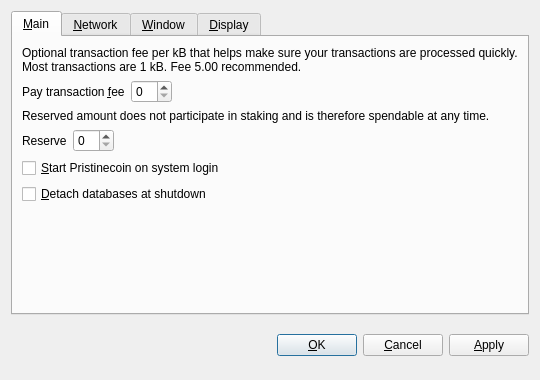
<?xml version="1.0" encoding="UTF-8"?>
<ui version="4.0">
 <class>OptionsDialog</class>
 <widget class="QDialog" name="OptionsDialog">
  <property name="geometry">
   <rect>
    <x>0</x>
    <y>0</y>
    <width>540</width>
    <height>380</height>
   </rect>
  </property>
  <property name="windowTitle">
   <string>Options</string>
  </property>
  <property name="modal">
   <bool>true</bool>
  </property>
  <layout class="QVBoxLayout" name="verticalLayout">
   <item>
    <widget class="QTabWidget" name="tabWidget">
     <property name="tabPosition">
      <enum>QTabWidget::North</enum>
     </property>
     <property name="currentIndex">
      <number>0</number>
     </property>
     <widget class="QWidget" name="tabMain">
      <attribute name="title">
       <string>&amp;Main</string>
      </attribute>
      <layout class="QVBoxLayout" name="verticalLayout_Main">
       <item>
        <widget class="QLabel" name="transactionFeeInfoLabel">
         <property name="text">
          <string>Optional transaction fee per kB that helps make sure your transactions are processed quickly. Most transactions are 1 kB. Fee 5.00 recommended.</string>
         </property>
         <property name="textFormat">
          <enum>Qt::PlainText</enum>
         </property>
         <property name="wordWrap">
          <bool>true</bool>
         </property>
        </widget>
       </item>
       <item>
        <layout class="QHBoxLayout" name="horizontalLayoutFee">
         <item>
          <widget class="QLabel" name="transactionFeeLabel">
           <property name="text">
            <string>Pay transaction &amp;fee</string>
           </property>
           <property name="textFormat">
            <enum>Qt::PlainText</enum>
           </property>
           <property name="buddy">
            <cstring>transactionFee</cstring>
           </property>
          </widget>
         </item>
         <item>
          <widget class="BitcoinAmountField" name="transactionFee"/>
         </item>
         <item>
          <spacer name="horizontalSpacerFee">
           <property name="orientation">
            <enum>Qt::Horizontal</enum>
           </property>
           <property name="sizeHint" stdset="0">
            <size>
             <width>40</width>
             <height>20</height>
            </size>
           </property>
          </spacer>
         </item>
        </layout>
       </item>
       <item>
        <widget class="QLabel" name="reserveBalanceInfoLabel">
         <property name="text">
          <string>Reserved amount does not participate in staking and is therefore spendable at any time.</string>
         </property>
         <property name="textFormat">
          <enum>Qt::PlainText</enum>
         </property>
         <property name="wordWrap">
          <bool>true</bool>
         </property>
        </widget>
       </item>
       <item>
        <layout class="QHBoxLayout" name="horizontalLayoutReserveBalance">
         <item>
          <widget class="QLabel" name="reserveBalanceLabel">
           <property name="text">
            <string>Reserve</string>
           </property>
           <property name="textFormat">
            <enum>Qt::PlainText</enum>
           </property>
           <property name="buddy">
            <cstring>reserveBalance</cstring>
           </property>
          </widget>
         </item>
         <item>
          <widget class="BitcoinAmountField" name="reserveBalance"/>
         </item>
         <item>
          <spacer name="horizontalSpacerReserveBalance">
           <property name="orientation">
            <enum>Qt::Horizontal</enum>
           </property>
           <property name="sizeHint" stdset="0">
            <size>
             <width>40</width>
             <height>20</height>
            </size>
           </property>
          </spacer>
         </item>
        </layout>
       </item>
       <item>
        <widget class="QCheckBox" name="bitcoinAtStartup">
         <property name="toolTip">
          <string>Automatically start Pristinecoin after logging in to the system.</string>
         </property>
         <property name="text">
          <string>&amp;Start Pristinecoin on system login</string>
         </property>
        </widget>
       </item>
       <item>
        <widget class="QCheckBox" name="detachDatabases">
         <property name="toolTip">
          <string>Detach block and address databases at shutdown. This means they can be moved to another data directory, but it slows down shutdown. The wallet is always detached.</string>
         </property>
         <property name="text">
          <string>&amp;Detach databases at shutdown</string>
         </property>
        </widget>
       </item>
       <item>
        <spacer name="verticalSpacer_Main">
         <property name="orientation">
          <enum>Qt::Vertical</enum>
         </property>
         <property name="sizeHint" stdset="0">
          <size>
           <width>20</width>
           <height>40</height>
          </size>
         </property>
        </spacer>
       </item>
      </layout>
     </widget>
     <widget class="QWidget" name="tabNetwork">
      <attribute name="title">
       <string>&amp;Network</string>
      </attribute>
      <layout class="QVBoxLayout" name="verticalLayout_Network">
       <item>
        <widget class="QCheckBox" name="mapPortUpnp">
         <property name="toolTip">
          <string>Automatically open the Pristinecoin client port on the router. This only works when your router supports UPnP and it is enabled.</string>
         </property>
         <property name="text">
          <string>Map port using &amp;UPnP</string>
         </property>
        </widget>
       </item>
       <item>
        <widget class="QCheckBox" name="connectSocks">
         <property name="toolTip">
          <string>Connect to the Pristinecoin network through a SOCKS proxy (e.g. when connecting through Tor).</string>
         </property>
         <property name="text">
          <string>&amp;Connect through SOCKS proxy:</string>
         </property>
        </widget>
       </item>
       <item>
        <layout class="QHBoxLayout" name="horizontalLayout_Network">
         <item>
          <widget class="QLabel" name="proxyIpLabel">
           <property name="text">
            <string>Proxy &amp;IP:</string>
           </property>
           <property name="textFormat">
            <enum>Qt::PlainText</enum>
           </property>
           <property name="buddy">
            <cstring>proxyIp</cstring>
           </property>
          </widget>
         </item>
         <item>
          <widget class="QValidatedLineEdit" name="proxyIp">
           <property name="maximumSize">
            <size>
             <width>140</width>
             <height>16777215</height>
            </size>
           </property>
           <property name="toolTip">
            <string>IP address of the proxy (e.g. 127.0.0.1)</string>
           </property>
          </widget>
         </item>
         <item>
          <widget class="QLabel" name="proxyPortLabel">
           <property name="text">
            <string>&amp;Port:</string>
           </property>
           <property name="textFormat">
            <enum>Qt::PlainText</enum>
           </property>
           <property name="buddy">
            <cstring>proxyPort</cstring>
           </property>
          </widget>
         </item>
         <item>
          <widget class="QLineEdit" name="proxyPort">
           <property name="maximumSize">
            <size>
             <width>55</width>
             <height>16777215</height>
            </size>
           </property>
           <property name="toolTip">
            <string>Port of the proxy (e.g. 9050)</string>
           </property>
          </widget>
         </item>
         <item>
          <widget class="QLabel" name="socksVersionLabel">
           <property name="text">
            <string>SOCKS &amp;Version:</string>
           </property>
           <property name="textFormat">
            <enum>Qt::PlainText</enum>
           </property>
           <property name="buddy">
            <cstring>socksVersion</cstring>
           </property>
          </widget>
         </item>
         <item>
          <widget class="QValueComboBox" name="socksVersion">
           <property name="toolTip">
            <string>SOCKS version of the proxy (e.g. 5)</string>
           </property>
          </widget>
         </item>
         <item>
          <spacer name="horizontalSpacer_Network">
           <property name="orientation">
            <enum>Qt::Horizontal</enum>
           </property>
           <property name="sizeHint" stdset="0">
            <size>
             <width>40</width>
             <height>20</height>
            </size>
           </property>
          </spacer>
         </item>
        </layout>
       </item>
       <item>
        <spacer name="verticalSpacer_Network">
         <property name="orientation">
          <enum>Qt::Vertical</enum>
         </property>
         <property name="sizeHint" stdset="0">
          <size>
           <width>20</width>
           <height>40</height>
          </size>
         </property>
        </spacer>
       </item>
      </layout>
     </widget>
     <widget class="QWidget" name="tabWindow">
      <attribute name="title">
       <string>&amp;Window</string>
      </attribute>
      <layout class="QVBoxLayout" name="verticalLayout_Window">
       <item>
        <widget class="QCheckBox" name="minimizeToTray">
         <property name="toolTip">
          <string>Show only a tray icon after minimizing the window.</string>
         </property>
         <property name="text">
          <string>&amp;Minimize to the tray instead of the taskbar</string>
         </property>
        </widget>
       </item>
       <item>
        <widget class="QCheckBox" name="minimizeOnClose">
         <property name="toolTip">
          <string>Minimize instead of exit the application when the window is closed. When this option is enabled, the application will be closed only after selecting Quit in the menu.</string>
         </property>
         <property name="text">
          <string>M&amp;inimize on close</string>
         </property>
        </widget>
       </item>
       <item>
        <spacer name="verticalSpacer_Window">
         <property name="orientation">
          <enum>Qt::Vertical</enum>
         </property>
         <property name="sizeHint" stdset="0">
          <size>
           <width>20</width>
           <height>40</height>
          </size>
         </property>
        </spacer>
       </item>
      </layout>
     </widget>
     <widget class="QWidget" name="tabDisplay">
      <attribute name="title">
       <string>&amp;Display</string>
      </attribute>
      <layout class="QVBoxLayout" name="verticalLayout_Display">
       <item>
        <layout class="QHBoxLayout" name="horizontalLayout_1_Display">
         <item>
          <widget class="QLabel" name="langLabel">
           <property name="text">
            <string>User Interface &amp;language:</string>
           </property>
           <property name="textFormat">
            <enum>Qt::PlainText</enum>
           </property>
           <property name="buddy">
            <cstring>lang</cstring>
           </property>
          </widget>
         </item>
         <item>
          <widget class="QValueComboBox" name="lang">
           <property name="toolTip">
            <string>The user interface language can be set here. This setting will take effect after restarting Pristinecoin.</string>
           </property>
          </widget>
         </item>
        </layout>
       </item>
       <item>
        <layout class="QHBoxLayout" name="horizontalLayout_2_Display">
         <item>
          <widget class="QLabel" name="unitLabel">
           <property name="text">
            <string>&amp;Unit to show amounts in:</string>
           </property>
           <property name="textFormat">
            <enum>Qt::PlainText</enum>
           </property>
           <property name="buddy">
            <cstring>unit</cstring>
           </property>
          </widget>
         </item>
         <item>
          <widget class="QValueComboBox" name="unit">
           <property name="toolTip">
            <string>Choose the default subdivision unit to show in the interface and when sending coins.</string>
           </property>
          </widget>
         </item>
        </layout>
       </item>
       <item>
        <widget class="QCheckBox" name="displayAddresses">
         <property name="toolTip">
          <string>Whether to show Pristinecoin addresses in the transaction list or not.</string>
         </property>
         <property name="text">
          <string>&amp;Display addresses in transaction list</string>
         </property>
        </widget>
       </item>
       <item>
        <widget class="QCheckBox" name="coinControlFeatures">
         <property name="toolTip">
          <string>Whether to show coin control features or not.</string>
         </property>
         <property name="text">
          <string>Display coin &amp;control features (experts only!)</string>
         </property>
        </widget>
       </item>
       <item>
        <spacer name="verticalSpacer_Display">
         <property name="orientation">
          <enum>Qt::Vertical</enum>
         </property>
         <property name="sizeHint" stdset="0">
          <size>
           <width>20</width>
           <height>40</height>
          </size>
         </property>
        </spacer>
       </item>
      </layout>
     </widget>
    </widget>
   </item>
   <item>
    <layout class="QHBoxLayout" name="horizontalLayout_Buttons">
     <item>
      <spacer name="horizontalSpacer_1">
       <property name="orientation">
        <enum>Qt::Horizontal</enum>
       </property>
       <property name="sizeHint" stdset="0">
        <size>
         <width>40</width>
         <height>48</height>
        </size>
       </property>
      </spacer>
     </item>
     <item>
      <widget class="QLabel" name="statusLabel">
       <property name="font">
        <font>
         <weight>75</weight>
         <bold>true</bold>
        </font>
       </property>
       <property name="text">
        <string/>
       </property>
       <property name="textFormat">
        <enum>Qt::PlainText</enum>
       </property>
       <property name="wordWrap">
        <bool>true</bool>
       </property>
      </widget>
     </item>
     <item>
      <spacer name="horizontalSpacer_2">
       <property name="orientation">
        <enum>Qt::Horizontal</enum>
       </property>
       <property name="sizeHint" stdset="0">
        <size>
         <width>40</width>
         <height>48</height>
        </size>
       </property>
      </spacer>
     </item>
     <item>
      <widget class="QPushButton" name="okButton">
       <property name="text">
        <string>&amp;OK</string>
       </property>
      </widget>
     </item>
     <item>
      <widget class="QPushButton" name="cancelButton">
       <property name="text">
        <string>&amp;Cancel</string>
       </property>
       <property name="autoDefault">
        <bool>false</bool>
       </property>
      </widget>
     </item>
     <item>
      <widget class="QPushButton" name="applyButton">
       <property name="text">
        <string>&amp;Apply</string>
       </property>
       <property name="autoDefault">
        <bool>false</bool>
       </property>
      </widget>
     </item>
    </layout>
   </item>
  </layout>
 </widget>
 <customwidgets>
  <customwidget>
   <class>BitcoinAmountField</class>
   <extends>QSpinBox</extends>
   <header>bitcoinamountfield.h</header>
  </customwidget>
  <customwidget>
   <class>QValueComboBox</class>
   <extends>QComboBox</extends>
   <header>qvaluecombobox.h</header>
  </customwidget>
  <customwidget>
   <class>QValidatedLineEdit</class>
   <extends>QLineEdit</extends>
   <header>qvalidatedlineedit.h</header>
  </customwidget>
 </customwidgets>
 <resources/>
 <connections/>
</ui>
